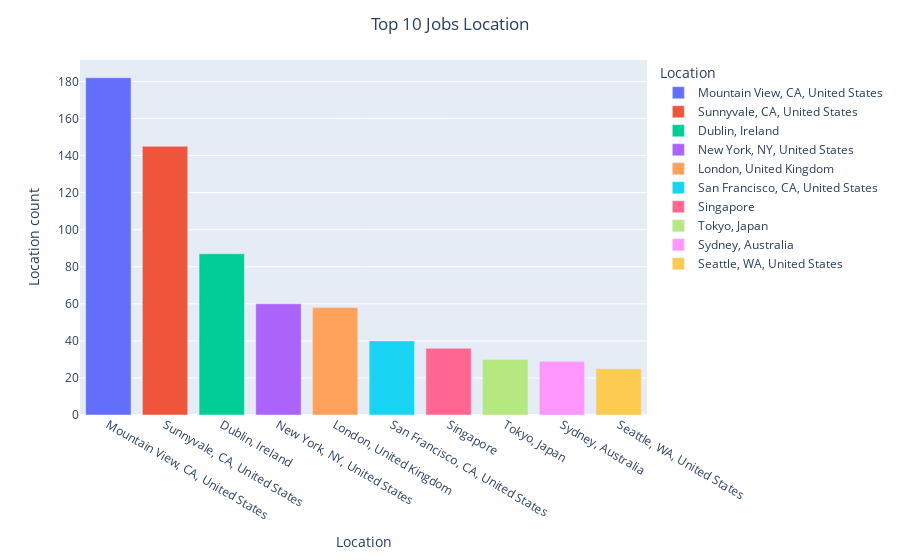

Notebook code cell kept with this figure:
### Code cell
#display top 10 job location
fig_loc = px.bar(skill_df['location'].value_counts().head(10).reset_index(),x='index',y='location',color='index',labels={'location':'Location count','index':'Location'})
fig_loc.update_layout(title_text='Top 10 Jobs Location', title_x=0.5)
fig_loc.show()

### Figure 1 — Plotly figure (JSON) as saved in the notebook; plotly's stock layout.template omitted (floating-point values rounded to 4 significant figures)
{"data": [{"alignmentgroup": "True", "hovertemplate": "Location=%{x}<br>Location count=%{y}<extra></extra>", "legendgroup": "Mountain View, CA, United States", "marker": {"color": "#636efa", "pattern": {"shape": ""}}, "name": "Mountain View, CA, United States", "offsetgroup": "Mountain View, CA, United States", "orientation": "v", "showlegend": true, "textposition": "auto", "type": "bar", "x": ["Mountain View, CA, United States"], "xaxis": "x", "y": [182], "yaxis": "y"}, {"alignmentgroup": "True", "hovertemplate": "Location=%{x}<br>Location count=%{y}<extra></extra>", "legendgroup": "Sunnyvale, CA, United States", "marker": {"color": "#EF553B", "pattern": {"shape": ""}}, "name": "Sunnyvale, CA, United States", "offsetgroup": "Sunnyvale, CA, United States", "orientation": "v", "showlegend": true, "textposition": "auto", "type": "bar", "x": ["Sunnyvale, CA, United States"], "xaxis": "x", "y": [145], "yaxis": "y"}, {"alignmentgroup": "True", "hovertemplate": "Location=%{x}<br>Location count=%{y}<extra></extra>", "legendgroup": "Dublin, Ireland", "marker": {"color": "#00cc96", "pattern": {"shape": ""}}, "name": "Dublin, Ireland", "offsetgroup": "Dublin, Ireland", "orientation": "v", "showlegend": true, "textposition": "auto", "type": "bar", "x": ["Dublin, Ireland"], "xaxis": "x", "y": [87], "yaxis": "y"}, {"alignmentgroup": "True", "hovertemplate": "Location=%{x}<br>Location count=%{y}<extra></extra>", "legendgroup": "New York, NY, United States", "marker": {"color": "#ab63fa", "pattern": {"shape": ""}}, "name": "New York, NY, United States", "offsetgroup": "New York, NY, United States", "orientation": "v", "showlegend": true, "textposition": "auto", "type": "bar", "x": ["New York, NY, United States"], "xaxis": "x", "y": [60], "yaxis": "y"}, {"alignmentgroup": "True", "hovertemplate": "Location=%{x}<br>Location count=%{y}<extra></extra>", "legendgroup": "London, United Kingdom", "marker": {"color": "#FFA15A", "pattern": {"shape": ""}}, "name": "London, United Kingdom", "offsetgroup": "London, United Kingdom", "orientation": "v", "showlegend": true, "textposition": "auto", "type": "bar", "x": ["London, United Kingdom"], "xaxis": "x", "y": [58], "yaxis": "y"}, {"alignmentgroup": "True", "hovertemplate": "Location=%{x}<br>Location count=%{y}<extra></extra>", "legendgroup": "San Francisco, CA, United States", "marker": {"color": "#19d3f3", "pattern": {"shape": ""}}, "name": "San Francisco, CA, United States", "offsetgroup": "San Francisco, CA, United States", "orientation": "v", "showlegend": true, "textposition": "auto", "type": "bar", "x": ["San Francisco, CA, United States"], "xaxis": "x", "y": [40], "yaxis": "y"}, {"alignmentgroup": "True", "hovertemplate": "Location=%{x}<br>Location count=%{y}<extra></extra>", "legendgroup": "Singapore", "marker": {"color": "#FF6692", "pattern": {"shape": ""}}, "name": "Singapore", "offsetgroup": "Singapore", "orientation": "v", "showlegend": true, "textposition": "auto", "type": "bar", "x": ["Singapore"], "xaxis": "x", "y": [36], "yaxis": "y"}, {"alignmentgroup": "True", "hovertemplate": "Location=%{x}<br>Location count=%{y}<extra></extra>", "legendgroup": "Tokyo, Japan", "marker": {"color": "#B6E880", "pattern": {"shape": ""}}, "name": "Tokyo, Japan", "offsetgroup": "Tokyo, Japan", "orientation": "v", "showlegend": true, "textposition": "auto", "type": "bar", "x": ["Tokyo, Japan"], "xaxis": "x", "y": [30], "yaxis": "y"}, {"alignmentgroup": "True", "hovertemplate": "Location=%{x}<br>Location count=%{y}<extra></extra>", "legendgroup": "Sydney, Australia", "marker": {"color": "#FF97FF", "pattern": {"shape": ""}}, "name": "Sydney, Australia", "offsetgroup": "Sydney, Australia", "orientation": "v", "showlegend": true, "textposition": "auto", "type": "bar", "x": ["Sydney, Australia"], "xaxis": "x", "y": [29], "yaxis": "y"}, {"alignmentgroup": "True", "hovertemplate": "Location=%{x}<br>Location count=%{y}<extra></extra>", "legendgroup": "Seattle, WA, United States", "marker": {"color": "#FECB52", "pattern": {"shape": ""}}, "name": "Seattle, WA, United States", "offsetgroup": "Seattle, WA, United States", "orientation": "v", "showlegend": true, "textposition": "auto", "type": "bar", "x": ["Seattle, WA, United States"], "xaxis": "x", "y": [25], "yaxis": "y"}], "layout": {"barmode": "relative", "legend": {"title": {"text": "Location"}, "tracegroupgap": 0}, "margin": {"t": 60}, "title": {"text": "Top 10 Jobs Location", "x": 0.5}, "xaxis": {"anchor": "y", "categoryarray": ["Mountain View, CA, United States", "Sunnyvale, CA, United States", "Dublin, Ireland", "New York, NY, United States", "London, United Kingdom", "San Francisco, CA, United States", "Singapore", "Tokyo, Japan", "Sydney, Australia", "Seattle, WA, United States"], "categoryorder": "array", "domain": [0, 1], "title": {"text": "Location"}}, "yaxis": {"anchor": "x", "domain": [0, 1], "title": {"text": "Location count"}}}}
